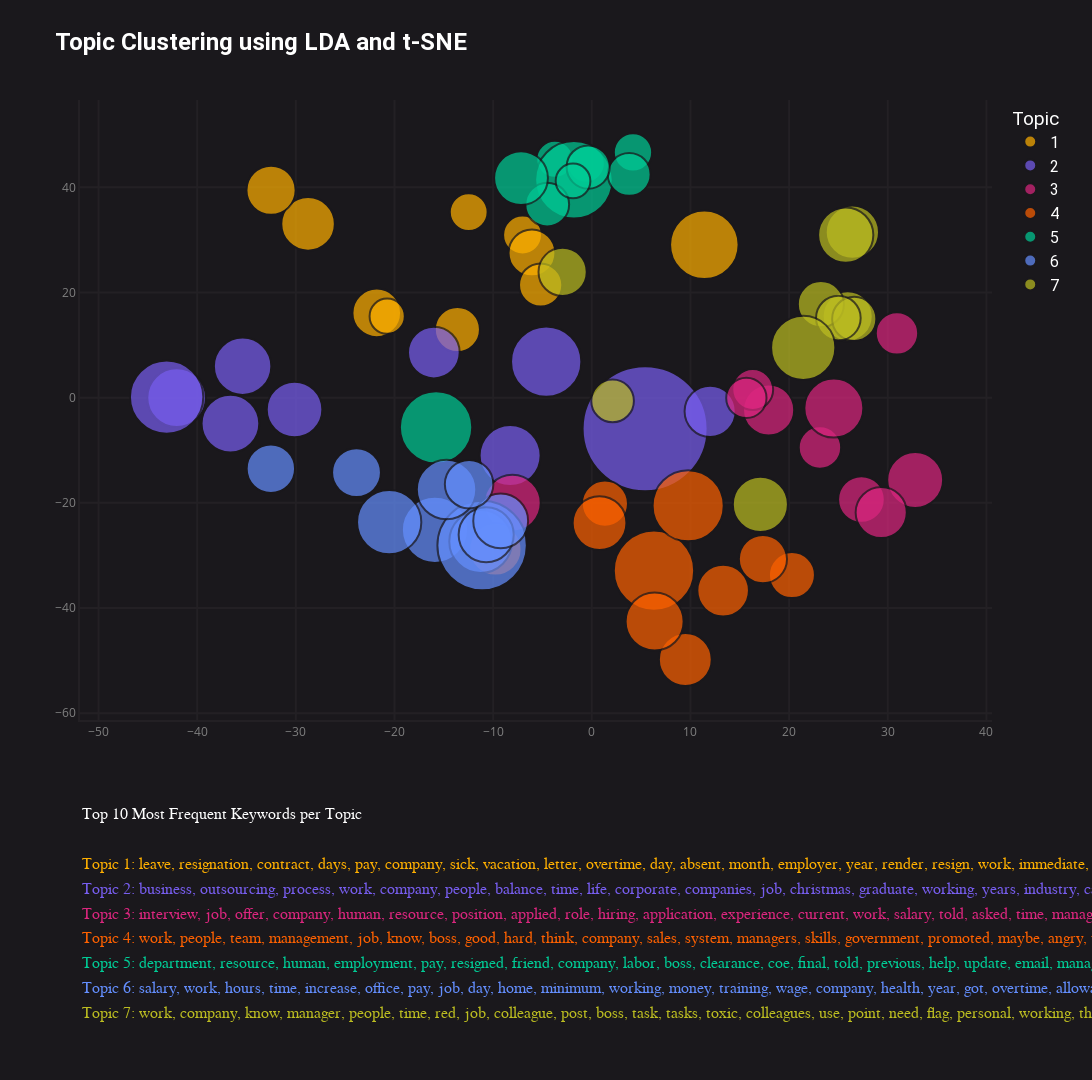

Source (notebook cell):
### Code cell
# Plot submissions as colored points
df_top_10.sort_values('Cluster', key=lambda x: pd.to_numeric(x, errors='coerce'), inplace=True)
CB_color_cycle = ['#377eb8', '#ff7f00', '#4daf4a',
                  '#f781bf', '#a65628', '#984ea3',
                  '#999999', '#785ef0', '#dede00']

Design_Book=[
              '#ffb000', 
              '#785ef0', 
              '#dc267f', 
              '#fe6100', 
              '#00cc96', 
              '#648fff', 
              '#bcbd21', 
              '#a65628', 
              '#dede00',
              '#984ea3',
            ]

fig = px.scatter(df_top_10, x='X', y='Y', color='Cluster', 
                 title='Topic Clustering using LDA and t-SNE',
                 hover_name='Submission',
                 size='Engagement',
                 color_discrete_sequence=Design_Book,
                 hover_data={'X':False, 'Y':False, 'Cluster':False, 'Submission':False, 'Breakdown':True})

fig.add_annotation(
    x=0,
    y=-0.2*(1/10)-0.15,
    text="Top 10 Most Frequent Keywords per Topic",
    showarrow=False,
    xref='paper',
    yref='paper',
    align='left',
    font=dict(color='white', family='Arial', size=16, weight='normal')
  )

for i, keyword in enumerate(df_topics['Keywords']):
  fig.add_annotation(
    x=0,
    y=-0.2*(i/5)-0.25,
    text="Topic %d: %s"%(i+1, keyword.replace(' ', ', ')),
    showarrow=False,
    xref='paper',
    yref='paper',
    align='left',
    font=dict(color=fig.data[i].marker['color'], family='Arial', size=16, weight='normal')
  )

SIZE_MULTIPLIER = 1

fig.update_traces(mode='markers', 
                  opacity=1,
                  marker=dict(
                    sizemode='area',
                    sizeref=2.*max(df['Engagements'])/((125*(SIZE_MULTIPLIER))**2), 
                    line_color='#1a181c',
                    line_width=2),
                  )

fig.update_layout(height=1080*SIZE_MULTIPLIER,
                  width=1680*SIZE_MULTIPLIER,
                  xaxis=dict(
                    gridwidth=2,
                    title='',
                    color='gray',
                  ),
                  yaxis=dict(
                    gridwidth=2,
                    title='',
                    color='gray',
                  ),
                  margin=dict(b=360*SIZE_MULTIPLIER, r=100*SIZE_MULTIPLIER),
                  title=dict(font=dict(color='white', family='Roboto', size=24, weight='bold')),
                  legend=dict(title="Topic", font=dict(color='white', family='Roboto', size=16, weight='normal')),
                  paper_bgcolor='#1a181c',
                  plot_bgcolor='#1a181c',
                )

fig.update_xaxes(showline=True, 
                 linewidth=2, 
                 linecolor='#232024', 
                 gridcolor='#232024', 
                 zerolinecolor='#232024',
                 title_font_color="white")

fig.update_yaxes(showline=True,
                 linewidth=2, 
                 linecolor='#232024', 
                 gridcolor='#232024', 
                 zerolinecolor='#232024',
                 title_font_color="#FFFFFF")
                

# !pip install nbformat
# restart kernel
fig.show()
